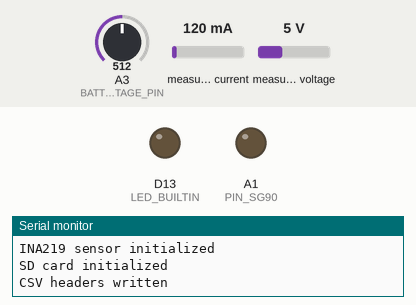
Recording of a sketch running on a simulated Arduino Zero (SAMD21). Parts: output pins drawn as LEDs (lit = HIGH), the last lines printed to the serial monitor. The test bench sets the inputs (shaded band); at power-on: measured current 120 mA, A3 (BATTERY_VOLTAGE_PIN) = 512, measured voltage 5 V. Storage starts empty.

Above: at 0.04 s.
At 1.2 s:
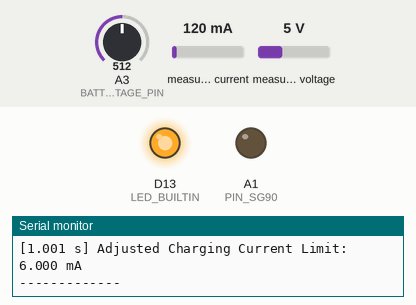
1.3 s: measured current set to 40 mA
Timing chart, 0 to 4.3 s (numbered marks = the images above; inputs shaded):
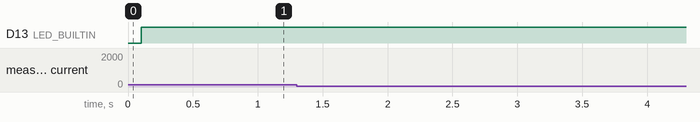

The sketch:

SolarCharger.ino
```cpp
#include <SD.h>
#include <SPI.h>
#include <Adafruit_INA219.h>
#include "Potentiometer.h"
#include "ChargeController.h"
#include "BoostConverter.h"
#include "BatteryVoltage.h"

#define PIN_SG90 15
#define BATTERY_VOLTAGE_PIN A3

Adafruit_INA219 ina219_pv(0x40);
Potentiometer potentiometer(PIN_SG90);
BoostConverter boost_converter;
ChargeController charge_controller;
BatteryVoltage batteryVoltage(BATTERY_VOLTAGE_PIN);

String filename;

void setup() {
    Serial.begin(115200);

    if (!ina219_pv.begin()) {
        Serial.println("Failed to initialize INA219 sensor");
        while (true) { delay(10); }
    }
    Serial.println("INA219 sensor initialized");

    potentiometer.begin();
    boost_converter.begin();
    batteryVoltage.begin();

    pinMode(LED_BUILTIN, OUTPUT);

    if (!SD.begin(BUILTIN_SDCARD)) {
        Serial.println("Failed to initialize SD card");
        return;
    }
    Serial.println("SD card initialized");

    filename = getNextFilename();
    File file = SD.open(filename.c_str(), FILE_WRITE);
    if (file) {
        file.println("time_s,pv_current_mA,pv_voltage_V,charging_current_limit_mA,battery_voltage_V,pv_power_W");
        file.close();
        Serial.println("CSV headers written");
    } else {
        Serial.println("Failed to open file for writing headers");
    }
}

void loop() {
    static unsigned long lastFastUpdate = 0, lastSlowUpdate = 0;
    static unsigned long blinkStart = 0;
    static float pv_current_mA = 0.0f, pv_voltage_V = 0.0f, battery_voltage_V = 0.0f;

    unsigned long now = millis();

    if (now - lastFastUpdate >= 100) {
        lastFastUpdate = now;

        digitalWrite(LED_BUILTIN, HIGH);
        blinkStart = now;

        pv_current_mA = ina219_pv.getCurrent_mA();
        pv_voltage_V = ina219_pv.getBusVoltage_V() + (ina219_pv.getShuntVoltage_mV() / 1000.0f);
        battery_voltage_V = batteryVoltage.readVoltage();

        boost_converter.update(pv_current_mA);
    }

    if (digitalRead(LED_BUILTIN) == HIGH && (now - blinkStart >= 100)) {
        digitalWrite(LED_BUILTIN, LOW);
    }

    if (now - lastSlowUpdate >= 500) {
        lastSlowUpdate = now;

        bool stable = boost_converter.isStable();
        bool batteryConnected = batteryVoltage.isBatteryConnected();
        float charging_current_limit = charge_controller.update(pv_voltage_V, pv_current_mA, stable, batteryConnected);
        potentiometer.setCurrent(charging_current_limit);

        float time_s = (float)now / 1000.0f;
        float pv_power_W = (pv_current_mA / 1000.0f) * pv_voltage_V;

        Serial.printf("Current: %.2f mA | Stable: %s | Battery Connected: %s\n", pv_current_mA, stable ? "Yes" : "No", batteryConnected ? "Yes" : "No");
        Serial.printf("[%.3f s] PV Panel -> Current: %.3f mA, Voltage: %.3f V, Power: %.3f W\n", time_s, pv_current_mA, pv_voltage_V, pv_power_W);
        Serial.printf("[%.3f s] Battery -> Voltage: %.3f V\n", time_s, battery_voltage_V);
        Serial.printf("[%.3f s] Adjusted Charging Current Limit: %.3f mA\n", time_s, charging_current_limit);
        Serial.println("-------------");

        char message[200];
        snprintf(message, sizeof(message), "%.3f,%.3f,%.3f,%.3f,%.3f,%.3f\n", time_s, pv_current_mA, pv_voltage_V, charging_current_limit, battery_voltage_V, pv_power_W);
        appendFile(filename.c_str(), message);
    }
}

String getNextFilename() {
    String baseName = "data_";
    String extension = ".csv";
    int index = 0;
    String filename;

    do {
        filename = baseName + index + extension;
        index++;
    } while (SD.exists(filename.c_str()));

    return filename;
}

void appendFile(const char *path, const char *message) {
    File file = SD.open(path, FILE_WRITE);
    if (!file) {
        Serial.println("Failed to open file for appending");
        return;
    }
    if (!file.print(message)) {
        Serial.println("Append failed");
    }
    file.close();
}
```

BatteryVoltage.cpp
```cpp
#include "BatteryVoltage.h"

const float BatteryVoltage::R1               = 220000.0f;
const float BatteryVoltage::R2               = 47000.0f;
const float BatteryVoltage::ADC_REF_VOLTAGE  = 3.3f;
const float BatteryVoltage::ADC_RESOLUTION   = 1023.0f;
const float BatteryVoltage::OPEN_CIRCUIT_VOLTAGE = 12.4f;

BatteryVoltage::BatteryVoltage(int pin)
    : pin_(pin)
{
}

void BatteryVoltage::begin() {
    pinMode(pin_, INPUT);
}

float BatteryVoltage::readVoltage() {
    float rawAdc = analogRead(pin_);
    float voltageRaw = (rawAdc / ADC_RESOLUTION) * ADC_REF_VOLTAGE;
    float voltageScalingFactor = (R1 + R2) / R2;
    return voltageRaw * voltageScalingFactor;
}

bool BatteryVoltage::isBatteryConnected() {
    // float voltage = readVoltage();
    // return (voltage <= OPEN_CIRCUIT_VOLTAGE);
    return true;
}
```

BatteryVoltage.h
```cpp
#ifndef BATTERYVOLTAGE_H
#define BATTERYVOLTAGE_H

#include <Arduino.h>

class BatteryVoltage {
public:
    BatteryVoltage(int pin);
    void begin();
    float readVoltage();
    bool isBatteryConnected();

private:
    int pin_;

    static const float R1;
    static const float R2;
    static const float ADC_REF_VOLTAGE;
    static const float ADC_RESOLUTION;
    static const float OPEN_CIRCUIT_VOLTAGE;
};

#endif // BATTERYVOLTAGE_H
```

BoostConverter.cpp
```cpp
#include "BoostConverter.h"
#include <Arduino.h>

const float BoostConverter::stability_threshold_ = 150.0f; // mA
const float BoostConverter::min_operating_current_ = 60.0f; // mA

BoostConverter::BoostConverter()
    : history_index_(0), history_count_(0) {}

void BoostConverter::begin() {
    for (size_t i = 0; i < history_size_; ++i) {
        current_history_[i] = 0.0f;
    }
}

void BoostConverter::update(float pv_current) {
    current_history_[history_index_] = pv_current;
    history_index_ = (history_index_ + 1) % history_size_;
    if (history_count_ < history_size_) {
        history_count_++;
    }
}

bool BoostConverter::isStable() {
    if (history_count_ < 2) {
        return true;
    }

    for (size_t i = 1; i < history_count_; ++i) {
        size_t prevIndex = (history_index_ + history_size_ - i - 1) % history_size_;
        size_t currIndex = (history_index_ + history_size_ - i) % history_size_;
        float drop = current_history_[prevIndex] - current_history_[currIndex];
        if (drop > stability_threshold_ || current_history_[currIndex] < min_operating_current_) {
            return false;
        }
    }
    return true;
}
```

BoostConverter.h
```cpp
#ifndef BOOSTCONVERTER_H
#define BOOSTCONVERTER_H

#include <cstddef>

class BoostConverter {
public:
    BoostConverter();
    void begin();                   // Initialization method
    void update(float pv_current);  // Update current readings
    bool isStable();                // Check stability

private:
    static const size_t history_size_ = 8;
    static const float stability_threshold_;
    static const float min_operating_current_; // mA

    float current_history_[history_size_];
    size_t history_index_;
    size_t history_count_;
};

#endif // BOOSTCONVERTER_H
```

ChargeController.cpp
```cpp
#include "ChargeController.h"

ChargeController::ChargeController()
    : currentSetpoint_mA(0)
{
}

int ChargeController::update(int pvVoltage_mV, int pvCurrent_mA, bool isStable, bool isBatteryConnected)
{
    static const unsigned long nSeconds = 60;
    static const int stepIncrement_mA = 3;
    static unsigned long lastProbeTime = 0;
    static bool isProbing = true;
    static int stableSetpoint_mA = 0;

    unsigned long now = millis();

    if (!isBatteryConnected) {
        currentSetpoint_mA = 0;
        stableSetpoint_mA = 0;
        isProbing = true;
        lastProbeTime = now;
        return currentSetpoint_mA;
    }

    if (!isProbing) {
        if (!isStable) {
            currentSetpoint_mA -= stepIncrement_mA;
            if (currentSetpoint_mA < 0) {
                currentSetpoint_mA = 0;
            }
        } else {
            stableSetpoint_mA = currentSetpoint_mA;
        }
        if ((now - lastProbeTime) >= (nSeconds * 1000UL)) {
            isProbing = true;
        }
    } else {
        if (isStable) {
            stableSetpoint_mA = currentSetpoint_mA;
            currentSetpoint_mA += stepIncrement_mA;
        } else {
            currentSetpoint_mA = stableSetpoint_mA;
            isProbing = false;
            lastProbeTime = now;
        }
    }

    return currentSetpoint_mA;
}
```

ChargeController.h
```cpp
#ifndef CHARGECONTROLLER_H
#define CHARGECONTROLLER_H

#include <Arduino.h>

class ChargeController {
public:
    ChargeController();
    int update(int pvVoltage_mV, int pvCurrent_mA, bool isStable, bool isBatteryConnected);

private:
    int currentSetpoint_mA;
};

#endif // CHARGECONTROLLER_H
```

Potentiometer.cpp
```cpp
#include "Potentiometer.h"
#include <Arduino.h>

Potentiometer::Potentiometer(int pin)
    : min_current_(60), max_current_(400), min_pwm_(2500), max_pwm_(500), pin_(pin) {}

void Potentiometer::begin() {
    pinMode(pin_, OUTPUT);
    analogWriteFrequency(pin_, 50);
    analogWriteResolution(12);
    analogWrite(pin_, 0);
}

void Potentiometer::setCurrent(float current) {
    if (current < min_current_) current = min_current_;
    if (current > max_current_) current = max_current_;
    int pwm_signal_us = mapCurrentToPWM(current);
    int pwm_value = (pwm_signal_us * 4095) / 20000; // Convert microseconds to 12-bit duty cycle

    analogWrite(pin_, pwm_value);
}

int Potentiometer::mapCurrentToPWM(float current) {
    return (int)((current - min_current_) / (max_current_ - min_current_) * (max_pwm_ - min_pwm_) + min_pwm_);
}
```

Potentiometer.h
```cpp
#ifndef POTENTIOMETER_H
#define POTENTIOMETER_H

class Potentiometer {
public:
    Potentiometer(int pin);
    void begin();
    void setCurrent(float current);

private:
    const float min_current_;
    const float max_current_;
    const int min_pwm_;
    const int max_pwm_;
    int pin_;
    int mapCurrentToPWM(float current);
};

#endif
```
